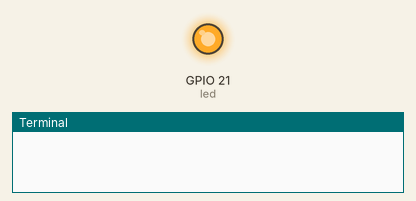
This program was run on a simulated Raspberry Pi (BCM pin numbers). Parts: output pins drawn as LEDs (lit = HIGH), the last lines printed to the terminal. At 5.0 s the program stops and its outputs stay as they are.

Above: at 0.1 s.
At 5.1 s:
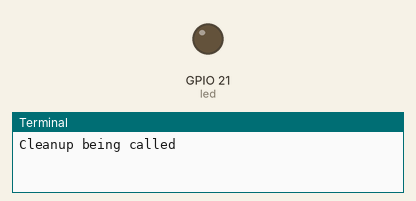
Timing chart, 0 to 6.5 s (numbered marks = the images above):
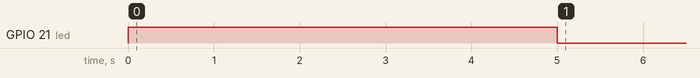

The program:

led-test.py
```python
import RPi.GPIO as GPIO
import time
import atexit

# set up cleanup method
@atexit.register
def onExit():
    print("Cleanup being called")
    GPIO.cleanup()

# blink LED at port 21
GPIO.setmode(GPIO.BCM)
led=21
GPIO.setup(led, GPIO.OUT)
GPIO.output(led, 1)
time.sleep(5)
GPIO.output(led, 0)
```

Measured:
- by itself, GPIO 21 (led): LOW → HIGH at 0.00 s, → LOW 5.0 s later
